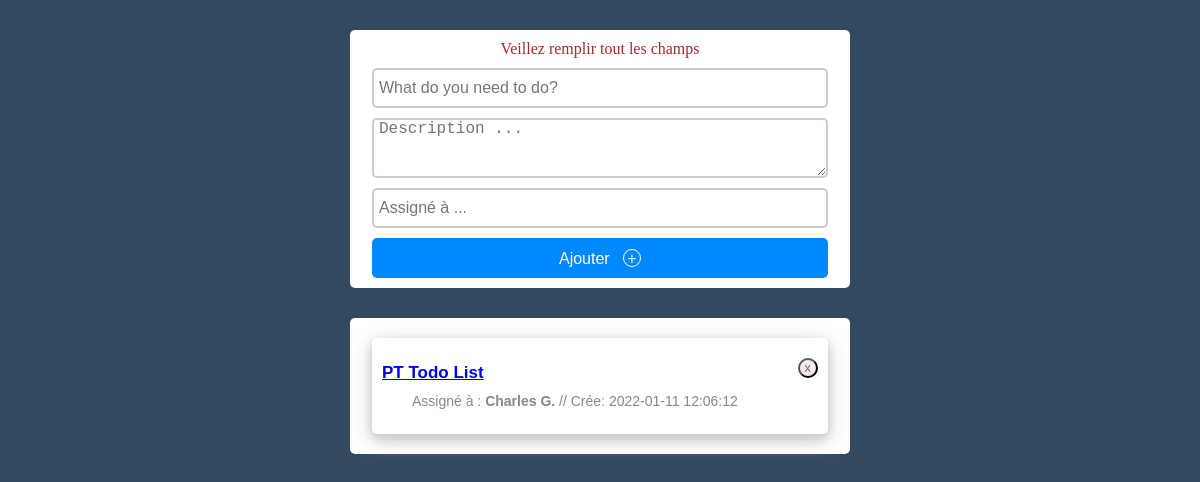
The page /index.php?mess=error on the database its author committed.
### tables this page shows
CREATE TABLE `todos` (
  `id` int(11) NOT NULL,
  `title` text NOT NULL,
  `descrip` text NOT NULL,
  `auteur` varchar(255) NOT NULL,
  `date_time` datetime NOT NULL DEFAULT current_timestamp(),
  `etat` int(11) NOT NULL
);

### index.php (the view, shortened to what this page needs)
<?php
require 'db_conn.php';
?>
<!DOCTYPE html>
<html lang="en">
<head>
    <link rel="stylesheet" href="css/style.css">
</head>
<body>
    <div class="main-section">
       <div class="add-section">
          <form action="modele/add.php" method="POST">
             <?php if(isset($_GET['mess']) && $_GET['mess'] == 'error'){ ?>
                <p style="text-align: center; color:brown;">Veillez remplir tout les champs</p>
             <?php } ?>
             <input type="text" name="title" placeholder="What do you need to do?" />
             <textarea name="description" rows="2" placeholder="Description ..."></textarea>
             <input type="auteur" name="auteur" placeholder="Assigné à ..." />
              <button type="submit">Ajouter &nbsp; <span>&#43;</span></button>
          </form>
       </div>
       <?php
          $todos = $conn->query("SELECT * FROM todos ORDER BY id DESC");
       ?>
       <div class="show-todo-section">
            <?php while($todo = $todos->fetch(PDO::FETCH_ASSOC)) { ?>
                <div class="todo-item">
                    <form method="POST" action="modele/add.php">
                        <button type="submit" class="remove-to-do">x</button>
                    </form>
                    <p class="check-box">
                        <a href="show.php?id=<?= $todo['id'] ?>"><h2> <?= $todo['title'] ?></h2></a>
                    </p>
                    <small>Assigné à : <strong> <?= $todo['auteur'] ?></strong> // Crée: <?= $todo['date_time'] ?> </small>
                </div>
            <?php } ?>
       </div>
    </div>
</body>
</html>

### css/style.css (style rules this page uses)
body { background: #34495e; }
* { padding: 0px; margin: 0px; box-sizing: border-box; }
.main-section { background: transparent; max-width: 500px; width: 90%; height: 500px; margin: 30px auto; border-radius: 10px; }
.add-section { width: 100%; background: #fff; margin: 0px auto; padding: 10px; border-radius: 5px; }
.add-section input { display: block; width: 95%; height: 40px; margin: 10px auto; border: 2px solid #ccc; font-size: 16px; border-radius: 5px; padding: 0px 5px; }
.add-section textarea { display: block; width: 95%; height: 60px; margin: 10px auto; border: 2px solid #ccc; font-size: 16px; border-radius: 5px; padding: 0px 5px; }
.add-section button { display: block; width: 95%; height: 40px; margin: 0px auto; border: none; outline: none; background: #0088FF; color: #fff; font-family: sans-serif; font-size: 16px; border-radius: 5px; cursor: pointer; }
.add-section button span { border: 1px solid #fff; border-radius: 50%; display: inline-block; width: 18px; height: 18px; }
.show-todo-section { width: 100%; background: #fff; margin: 30px auto; padding: 10px; border-radius: 5px; }
.todo-item { width: 95%; margin: 10px auto; padding: 20px 10px; box-shadow: 0 4px 8px 0 #ccc, 0 6px 20px 0 #ccc; border-radius: 5px; }
.todo-item h2 { display: inline-block; padding: 5px 0px; font-size: 17px; font-family: sans-serif; color: #555; }
.todo-item small { display: block; width: 100%; padding: 5px 0px; color: #888; padding-left: 30px; font-size: 14px; font-family: sans-serif; }
.remove-to-do { display: block; float: right; width: 20px; height: 20px; font-family: sans-serif; color: rgb(139, 97, 93); text-decoration: none; text-align: right; padding: 0px 5px 8px 0px; border-radius: 50%; transition: background 1s; cursor: pointer; }

### rows shown on the page
todos: title "PT Todo List", auteur "Charles G.", date_time "2022-01-11 12:06:12"
